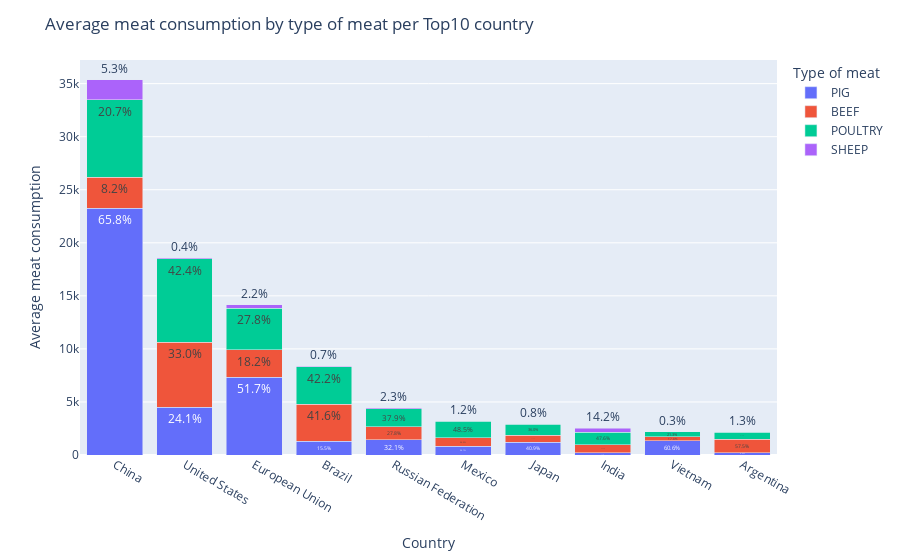

The notebook cell this image was saved under:
### Code cell
fig=px.bar(averages.sort_values('value_y',ascending=False).head(40), 
       x='country', y='value_x', color='subject', barmode='stack', 
       text=averages.sort_values('value_y',ascending=False).head(40)['percentage'].apply(lambda x: '{0:1.1f}%'.format(x)),
       labels={'subject': "Type of meat", "value_x": "Average meat consumption", "country": "Country"})
fig.update_layout(title='Average meat consumption by type of meat per Top10 country')
fig.show()

### Figure 1 — Plotly figure (JSON) as saved in the notebook; plotly's stock layout.template omitted (floating-point values rounded to 4 significant figures)
{"data": [{"alignmentgroup": "True", "hovertemplate": "Type of meat=PIG<br>Country=%{x}<br>Average meat consumption=%{y}<br>text=%{text}<extra></extra>", "legendgroup": "PIG", "marker": {"color": "#636efa", "pattern": {"shape": ""}}, "name": "PIG", "offsetgroup": "PIG", "orientation": "v", "showlegend": true, "text": ["65.8%", "24.1%", "51.7%", "15.5%", "32.1%", "26.1%", "40.9%", "7.7%", "60.6%", "9.5%"], "textposition": "auto", "type": "bar", "x": ["China", "United States", "European Union", "Brazil", "Russian Federation", "Mexico", "Japan", "India", "Vietnam", "Argentina"], "xaxis": "x", "y": [23270.0, 4483.0, 7323.0, 1296.0, 1435.0, 838.2, 1200.0, 191.7, 1332.0, 208.1], "yaxis": "y"}, {"alignmentgroup": "True", "hovertemplate": "Type of meat=BEEF<br>Country=%{x}<br>Average meat consumption=%{y}<br>text=%{text}<extra></extra>", "legendgroup": "BEEF", "marker": {"color": "#EF553B", "pattern": {"shape": ""}}, "name": "BEEF", "offsetgroup": "BEEF", "orientation": "v", "showlegend": true, "text": ["8.2%", "33.0%", "18.2%", "41.6%", "27.8%", "24.2%", "22.3%", "30.5%", "17.8%", "57.5%"], "textposition": "auto", "type": "bar", "x": ["China", "United States", "European Union", "Brazil", "Russian Federation", "Mexico", "Japan", "India", "Vietnam", "Argentina"], "xaxis": "x", "y": [2902.0, 6141.0, 2577.0, 3484.0, 1242.0, 778.5, 654.7, 765.2, 391.2, 1258.0], "yaxis": "y"}, {"alignmentgroup": "True", "hovertemplate": "Type of meat=POULTRY<br>Country=%{x}<br>Average meat consumption=%{y}<br>text=%{text}<extra></extra>", "legendgroup": "POULTRY", "marker": {"color": "#00cc96", "pattern": {"shape": ""}}, "name": "POULTRY", "offsetgroup": "POULTRY", "orientation": "v", "showlegend": true, "text": ["20.7%", "42.4%", "27.8%", "42.2%", "37.9%", "48.5%", "36.0%", "47.6%", "21.3%", "31.6%"], "textposition": "auto", "type": "bar", "x": ["China", "United States", "European Union", "Brazil", "Russian Federation", "Mexico", "Japan", "India", "Vietnam", "Argentina"], "xaxis": "x", "y": [7330.0, 7891.0, 3941.0, 3529.0, 1694.0, 1561.0, 1056.0, 1192.0, 467.2, 691.5], "yaxis": "y"}, {"alignmentgroup": "True", "hovertemplate": "Type of meat=SHEEP<br>Country=%{x}<br>Average meat consumption=%{y}<br>text=%{text}<extra></extra>", "legendgroup": "SHEEP", "marker": {"color": "#ab63fa", "pattern": {"shape": ""}}, "name": "SHEEP", "offsetgroup": "SHEEP", "orientation": "v", "showlegend": true, "text": ["5.3%", "0.4%", "2.2%", "0.7%", "2.3%", "1.2%", "0.8%", "14.2%", "0.3%", "1.3%"], "textposition": "auto", "type": "bar", "x": ["China", "United States", "European Union", "Brazil", "Russian Federation", "Mexico", "Japan", "India", "Vietnam", "Argentina"], "xaxis": "x", "y": [1865.0, 81.71, 313.4, 60.92, 103.5, 38.11, 22.14, 356.4, 6.246, 28.79], "yaxis": "y"}], "layout": {"barmode": "stack", "legend": {"title": {"text": "Type of meat"}, "tracegroupgap": 0}, "margin": {"t": 60}, "title": {"text": "Average meat consumption by type of meat per Top10 country"}, "xaxis": {"anchor": "y", "domain": [0, 1], "title": {"text": "Country"}}, "yaxis": {"anchor": "x", "domain": [0, 1], "title": {"text": "Average meat consumption"}}}}
